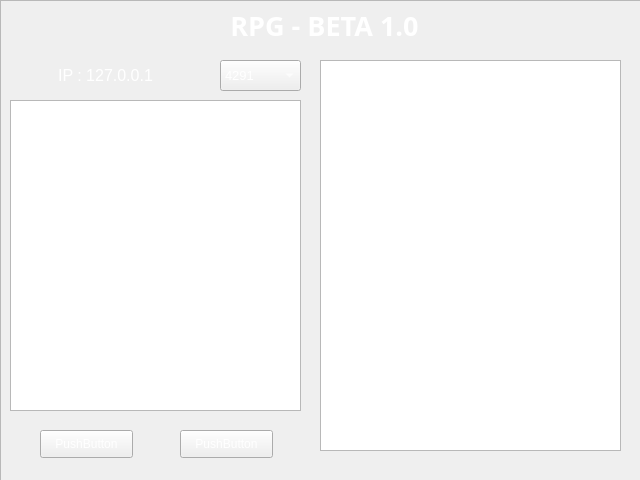
<?xml version="1.0" encoding="UTF-8"?>
<ui version="4.0">
 <class>Server</class>
 <widget class="QMainWindow" name="Server">
  <property name="geometry">
   <rect>
    <x>0</x>
    <y>0</y>
    <width>640</width>
    <height>480</height>
   </rect>
  </property>
  <property name="minimumSize">
   <size>
    <width>640</width>
    <height>480</height>
   </size>
  </property>
  <property name="maximumSize">
   <size>
    <width>640</width>
    <height>480</height>
   </size>
  </property>
  <property name="contextMenuPolicy">
   <enum>Qt::DefaultContextMenu</enum>
  </property>
  <property name="windowTitle">
   <string>RPG IPT server</string>
  </property>
  <widget class="QWidget" name="centralwidget">
   <widget class="QFrame" name="mainFrame">
    <property name="enabled">
     <bool>true</bool>
    </property>
    <property name="geometry">
     <rect>
      <x>0</x>
      <y>0</y>
      <width>641</width>
      <height>481</height>
     </rect>
    </property>
    <property name="autoFillBackground">
     <bool>false</bool>
    </property>
    <property name="styleSheet">
     <string notr="true">background: rgba(0,0,0,.5);color: white</string>
    </property>
    <property name="frameShape">
     <enum>QFrame::StyledPanel</enum>
    </property>
    <property name="frameShadow">
     <enum>QFrame::Raised</enum>
    </property>
    <widget class="QPushButton" name="LeftButton">
     <property name="geometry">
      <rect>
       <x>40</x>
       <y>430</y>
       <width>93</width>
       <height>28</height>
      </rect>
     </property>
     <property name="text">
      <string>PushButton</string>
     </property>
    </widget>
    <widget class="QLabel" name="Titre">
     <property name="geometry">
      <rect>
       <x>0</x>
       <y>0</y>
       <width>641</width>
       <height>51</height>
      </rect>
     </property>
     <property name="font">
      <font>
       <family>MV Boli</family>
       <pointsize>20</pointsize>
       <weight>75</weight>
       <bold>true</bold>
      </font>
     </property>
     <property name="styleSheet">
      <string notr="true">background:rgba(1,1,1,.8);color:white; margin: 5</string>
     </property>
     <property name="text">
      <string>&lt;html&gt;&lt;head/&gt;&lt;body&gt;&lt;p align=&quot;center&quot;&gt;RPG - BETA 1.0&lt;/p&gt;&lt;/body&gt;&lt;/html&gt;</string>
     </property>
    </widget>
    <widget class="QTextBrowser" name="fieldBOX">
     <property name="geometry">
      <rect>
       <x>10</x>
       <y>100</y>
       <width>291</width>
       <height>311</height>
      </rect>
     </property>
     <property name="html">
      <string>&lt;!DOCTYPE HTML PUBLIC &quot;-//W3C//DTD HTML 4.0//EN&quot; &quot;http://www.w3.org/TR/REC-html40/strict.dtd&quot;&gt;
&lt;html&gt;&lt;head&gt;&lt;meta name=&quot;qrichtext&quot; content=&quot;1&quot; /&gt;&lt;style type=&quot;text/css&quot;&gt;
p, li { white-space: pre-wrap; }
&lt;/style&gt;&lt;/head&gt;&lt;body style=&quot; font-family:'MS Shell Dlg 2'; font-size:7.8pt; font-weight:400; font-style:normal;&quot;&gt;
&lt;p style=&quot;-qt-paragraph-type:empty; margin-top:0px; margin-bottom:0px; margin-left:0px; margin-right:0px; -qt-block-indent:0; text-indent:0px;&quot;&gt;&lt;br /&gt;&lt;/p&gt;&lt;/body&gt;&lt;/html&gt;</string>
     </property>
    </widget>
    <widget class="QTextBrowser" name="gameLog">
     <property name="geometry">
      <rect>
       <x>320</x>
       <y>60</y>
       <width>301</width>
       <height>391</height>
      </rect>
     </property>
     <property name="font">
      <font>
       <family>MV Boli</family>
       <pointsize>10</pointsize>
      </font>
     </property>
     <property name="mouseTracking">
      <bool>true</bool>
     </property>
     <property name="styleSheet">
      <string notr="true">color:white</string>
     </property>
     <property name="html">
      <string>&lt;!DOCTYPE HTML PUBLIC &quot;-//W3C//DTD HTML 4.0//EN&quot; &quot;http://www.w3.org/TR/REC-html40/strict.dtd&quot;&gt;
&lt;html&gt;&lt;head&gt;&lt;meta name=&quot;qrichtext&quot; content=&quot;1&quot; /&gt;&lt;style type=&quot;text/css&quot;&gt;
p, li { white-space: pre-wrap; }
&lt;/style&gt;&lt;/head&gt;&lt;body style=&quot; font-family:'MV Boli'; font-size:10pt; font-weight:400; font-style:normal;&quot;&gt;
&lt;p style=&quot; margin-top:0px; margin-bottom:0px; margin-left:0px; margin-right:0px; -qt-block-indent:0; text-indent:0px;&quot;&gt;&lt;span style=&quot; font-family:'MS Shell Dlg 2'; font-size:8.25pt;&quot;&gt;Logs de la partie&lt;/span&gt;&lt;/p&gt;&lt;/body&gt;&lt;/html&gt;</string>
     </property>
    </widget>
    <widget class="QPushButton" name="RightButton">
     <property name="geometry">
      <rect>
       <x>180</x>
       <y>430</y>
       <width>93</width>
       <height>28</height>
      </rect>
     </property>
     <property name="text">
      <string>PushButton</string>
     </property>
    </widget>
    <widget class="QLabel" name="labelIP">
     <property name="geometry">
      <rect>
       <x>10</x>
       <y>60</y>
       <width>191</width>
       <height>31</height>
      </rect>
     </property>
     <property name="text">
      <string>&lt;html&gt;&lt;head/&gt;&lt;body&gt;&lt;p align=&quot;center&quot;&gt;&lt;span style=&quot; font-size:12pt;&quot;&gt;IP : 127.0.0.1&lt;/span&gt;&lt;/p&gt;&lt;/body&gt;&lt;/html&gt;</string>
     </property>
    </widget>
    <widget class="QComboBox" name="comboBox">
     <property name="geometry">
      <rect>
       <x>220</x>
       <y>60</y>
       <width>81</width>
       <height>31</height>
      </rect>
     </property>
     <property name="font">
      <font>
       <pointsize>10</pointsize>
      </font>
     </property>
     <property name="editable">
      <bool>false</bool>
     </property>
     <property name="currentText">
      <string>4291</string>
     </property>
     <property name="iconSize">
      <size>
       <width>5</width>
       <height>5</height>
      </size>
     </property>
     <item>
      <property name="text">
       <string>4291</string>
      </property>
     </item>
     <item>
      <property name="text">
       <string>5536</string>
      </property>
     </item>
     <item>
      <property name="text">
       <string>7289</string>
      </property>
     </item>
    </widget>
   </widget>
  </widget>
 </widget>
 <resources/>
 <connections/>
</ui>
